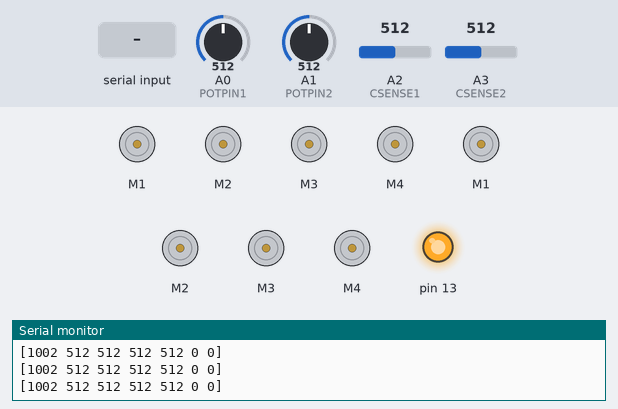
Bench run of a sketch on a simulated Arduino Uno, built with avr-gcc and run on an emulated ATmega328P. On the bench: 8 × DC motor (green arrow = forward, orange = backward, longer = faster), output pins drawn as LEDs (lit = HIGH), the last lines printed to the serial monitor. The test bench sets the inputs (shaded band); at power-on: A0 (POTPIN1) = 512, A1 (POTPIN2) = 512, A2 (CSENSE1) = 512, A3 (CSENSE2) = 512.

Above: at 1.2 s.
1.3 s: "[90 45 200 10 150]\n" received over Serial
At 1.56 s:
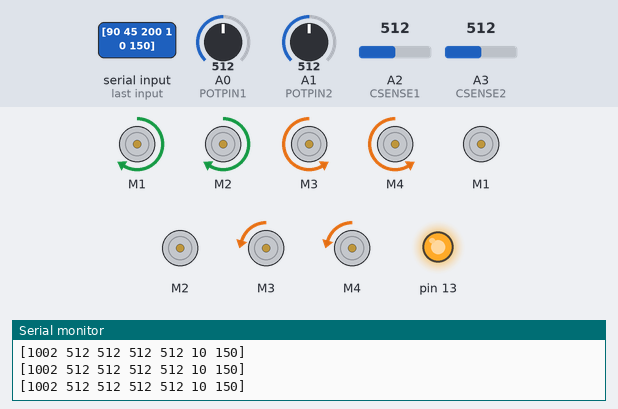
3.3 s: "0\n" received over Serial
Timing chart, 0 to 6.3 s (numbered marks = the images above; inputs shaded):
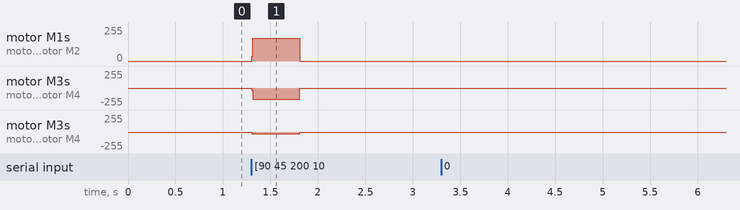

The sketch:

dev1002_arm_lower.ino
```cpp
#include <Wire.h>
#include <Adafruit_MotorShield.h>
#include "utility/Adafruit_MS_PWMServoDriver.h"
#include <Servo.h>
#include <string.h>

#define DEV_ID 1002

#define POTPIN1   A0
#define POTPIN2   A1
#define CSENSE1   A2
#define CSENSE2   A3

Adafruit_MotorShield AFMS_base_pivot1(0x60);
Adafruit_MotorShield AFMS_base_pivot2(0x62);
Adafruit_DCMotor *motors[8];
const int chassis = 0;
const int shoulder = 1;

// PID constants
const double Kp[2] = { 2.5, 3.0 };
const double Ki[2] = { 0, 0 };
const double Kd[2] = { 0, 0 };

static int instr_activate;
static bool arm_theta_act;
static bool arm_vel_act;
static int pos[2];
static int vel[2];
static int pvel[2];

const int bufsize = 256;
const int safesize = bufsize / 2;
static char buf[bufsize];
static char msg[bufsize];
static char wbuf[safesize];
unsigned long msecs;
unsigned long timeout;
unsigned long piddiff;
static char numbuf[8];

static double total_err[2];
static double prev_err[2];

int limit(int x, int a, int b) {
  if (x > b) {
    return b;
  } else if (x < a) {
    return a;
  } else {
    return x;
  }
}

void setmotors(int vv[]) {
  int v[2];
  int Ktolerance[2] = { 15, 20 };
  for (int i = 0; i < 2; i++) {
    v[i] = vv[i];
    if (abs(v[i]) < 10) {
      v[i] = 0;
    } else {
      v[i] += v[i] < 0 ? -Ktolerance[i] : Ktolerance[i];
    }
  }
  bool isneg[2];
  // this only applies to the motors on the shields
  int rev[8] = { 0, 0, 1, 1, 0, 0, 1, 1 };

  isneg[chassis] = v[chassis] < 0;
  v[chassis] = limit(abs(v[chassis]), 0, 255);
  isneg[shoulder] = v[shoulder] < 0;
  v[shoulder] = limit(abs(v[shoulder]), 0, 255);

  int speeds[8] = {
    v[shoulder], v[shoulder], v[shoulder], v[shoulder],
    0, 0, v[chassis], v[chassis]};
  int isneg2[8] = {
    isneg[shoulder], isneg[shoulder], isneg[shoulder], isneg[shoulder],
    0, 0, isneg[chassis], isneg[chassis]};

  for (int i = 0; i < 8; i++) {
    motors[i]->setSpeed(speeds[i]);
    if (speeds[i] == 0) {
      motors[i]->run(RELEASE);
    } else {
      bool neg = (isneg2[i] && !rev[i]) || (!isneg2[i] && rev[i]);
      motors[i]->run(neg ? BACKWARD : FORWARD);
    }
  }
}

void setup() {

  Serial.begin(57600);

  // set up the motors
  for (int i = 0; i < 4; i++) {
    motors[i] = AFMS_base_pivot1.getMotor(i + 1);
    motors[4 + i] = AFMS_base_pivot2.getMotor(i + 1);
  }

  // set up the sensors
  pinMode(POTPIN1, INPUT);
  pinMode(POTPIN2, INPUT);
  pinMode(CSENSE1, INPUT);
  pinMode(CSENSE2, INPUT);

  // flash led 13
  pinMode(13, OUTPUT);
  digitalWrite(13, HIGH);

  // turn on the motor shield
  AFMS_base_pivot1.begin();
  AFMS_base_pivot2.begin();

  setmotors(vel);
  msecs = millis();
  timeout = millis();
  piddiff = millis();

}

void loop() {
  int nbytes = 0;
  if ((nbytes = Serial.available())) {
    timeout = millis();
    // read + attach null byte
    int obytes = strlen(buf);
    Serial.readBytes(&buf[obytes], nbytes);
    buf[nbytes + obytes] = '\0';

    // resize just in case
    if (strlen(buf) > safesize) {
      memmove(buf, &buf[strlen(buf) - safesize], safesize);
      buf[safesize] = '\0'; // just in case
    }

    // extract possible message
    char *s, *e;
    if ((e = strchr(buf, '\n'))) {
      e[0] = '\0';
      if ((s = strrchr(buf, '['))) {
        // CUSTOMIZE (set the setpoint)
        sscanf(s, "[%d %d %d %d %d]\n",
            &instr_activate,
            &pos[chassis],
            &pos[shoulder],
            &vel[chassis],
            &vel[shoulder]);
        // limit the positional encoders
        pos[chassis] = limit(pos[chassis], 100, 1000);
        pos[shoulder] = limit(pos[shoulder], 213, 832);

        arm_theta_act = instr_activate & 0x01;
        arm_vel_act = (instr_activate & 0x02) >> 1;
        timeout = millis();
      }
      memmove(buf, &e[1], strlen(&e[1]) + sizeof(char));
    }
  }

  // EMERGENCY STOP: MASTER COMM LOST (for testing turn this off)
  if (millis() - timeout > 500) {
    // after .5 seconds, stop the robot
    memset(pvel, 0, sizeof(int) * 2);
    memset(vel, 0, sizeof(int) * 2);
    setmotors(vel);
    arm_theta_act = false;
    arm_vel_act = false;
    // safety sets
    piddiff = millis();
  }

  if (arm_vel_act) {
    piddiff = millis();
  } else if (arm_theta_act) {
    double err;
    double delta_err;
    double dt = (double)(millis() - piddiff) / 1000.0; // in seconds
    if (dt > 0) {
      piddiff = millis();

      err = (double)(pos[chassis] - analogRead(POTPIN2));
      total_err[chassis] += err * dt;
      delta_err = (err - prev_err[chassis]) / dt;
      vel[chassis] = err * Kp[chassis] + total_err[chassis] * Ki[chassis] + delta_err * Kd[chassis];
      prev_err[chassis] = err;

      err = (double)(pos[shoulder] - analogRead(POTPIN1));
      total_err[shoulder] += err * dt;
      delta_err = (err - prev_err[shoulder]) / dt;
      vel[shoulder] = err * Kp[shoulder] + total_err[shoulder] * Ki[shoulder] + delta_err * Kd[shoulder];
      prev_err[shoulder] = err;
    }
  } else {
    memset(pvel, 0, sizeof(int) * 2);
    memset(vel, 0, sizeof(int) * 2);
    setmotors(vel);
    piddiff = millis();
  }

  // ramp function for the signal output
  int deltav[2] = { limit(vel[chassis] - pvel[chassis], -8, 8),
                    limit(vel[shoulder] - pvel[shoulder], -8, 8) };
  int v[2];
  v[chassis] = limit(pvel[chassis] + deltav[chassis], -255, 255);
  v[shoulder] = limit(pvel[shoulder] + deltav[shoulder], -172, 172);

  // push the values to the motors
  setmotors(v);

  pvel[chassis] = v[chassis];
  pvel[shoulder] = v[shoulder];

  if (millis() - msecs > 50) {
    sprintf(wbuf, "[%d %d %d %d %d %d %d]\n",
        DEV_ID,
        analogRead(POTPIN2),
        analogRead(POTPIN1),
        analogRead(CSENSE1),
        analogRead(CSENSE2),
        pvel[chassis],
        pvel[shoulder]);
    Serial.print(wbuf);
    msecs = millis();
  }
}
```

Measured:
- after the input at 1.3 s, motor M1, motor M2: stopped → forward 170/255 at once, → stopped 0.50 s later; motor M3, motor M4: stopped → backward 170/255 at once, → stopped 0.50 s later; motor M3, motor M4: stopped → backward 25/255 at once, → stopped 0.50 s later
